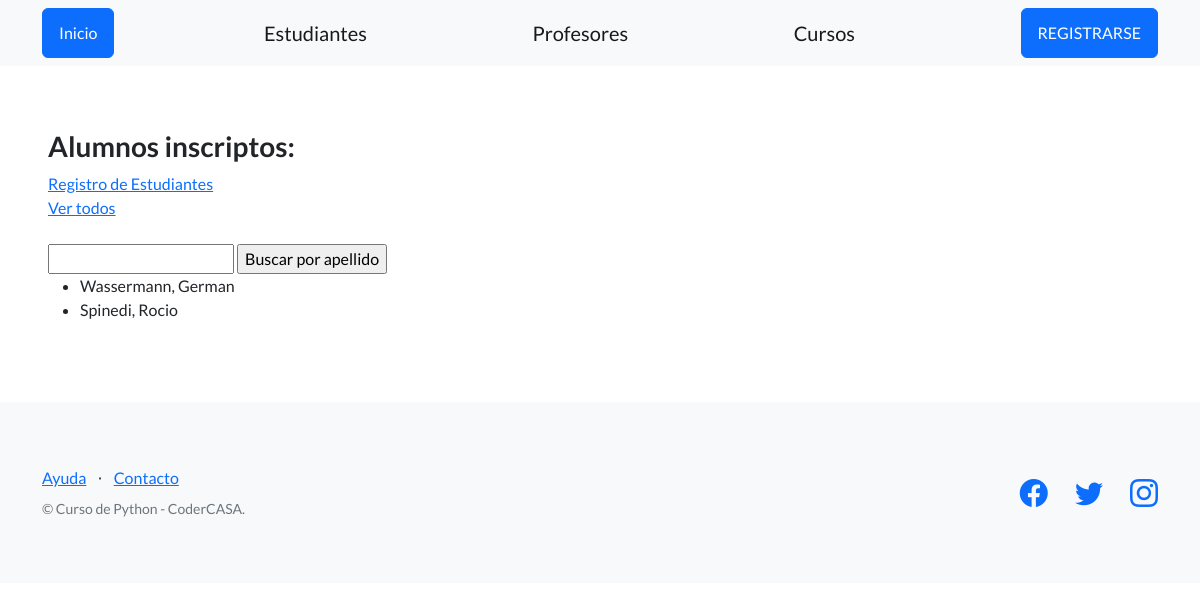
Before: /estudios/estudiantes/ with the older database file.
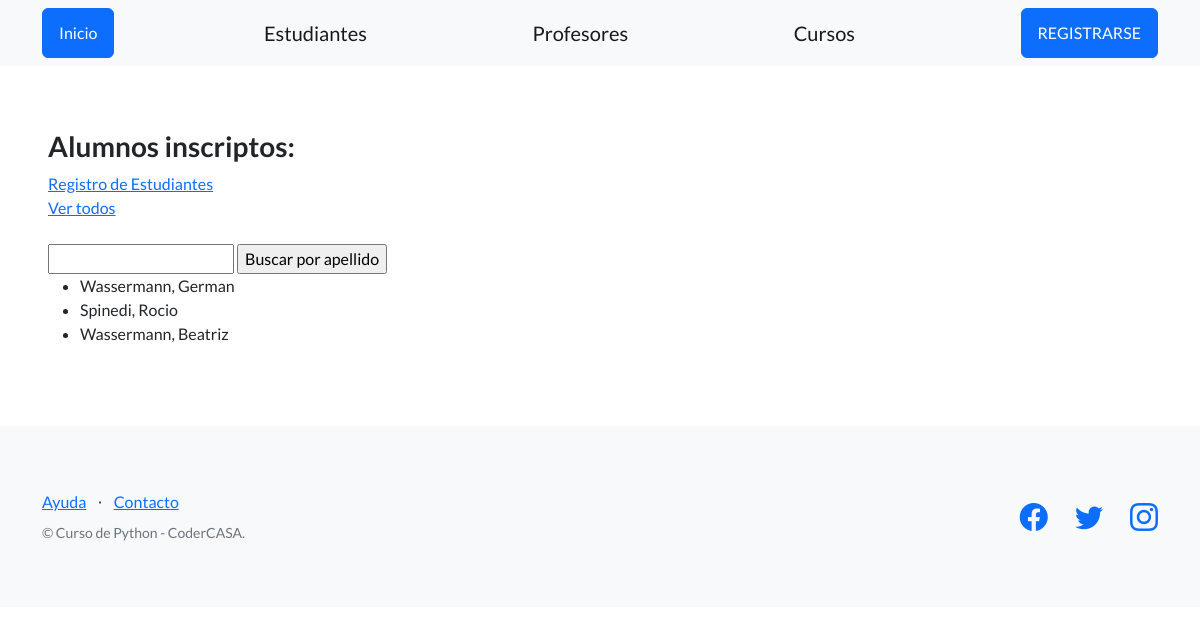
After: the same page with the newer database file.
### control_estudios/models.py (models this page shows, shortened)
class Estudiante(models.Model):
    apellido=models.CharField(max_length=256)
    nombre=models.CharField(max_length=256)
    email=models.EmailField(blank=True)
    telefono=models.CharField(max_length=20,blank=True)
    dni=models.CharField(max_length=32)
    fecha_nacimiento=models.DateField(null=True)

### control_estudios/views.py (the view)
# urls.py: path("estudiantes/",listar_estudiantes, name ="lista_estudiante"),
def listar_estudiantes(request):
    contexto = {
        "estudiantes": Estudiante.objects.all()
    }
    http_response = render(
    request=request,
    template_name='control_estudios/lista_estudiante.html',
    context=contexto,
    )
    return http_response

### control_estudios/templates/control_estudios/lista_estudiante.html (shortened to what this page needs)
{%extends "base.html"%}
{% block contenido %}
    <h3>Alumnos inscriptos:</h3>
    <a href = "{% url 'crear_estudiante' %}"> Registro de Estudiantes <br>
    <a href = "{% url 'lista_estudiante' %}"> Ver todos
    </a>
    <br><br>
    <form action="{% url 'buscar_estudiante' %}" method="post">
      <input type="text" name="busqueda">
      <input type="submit" value="Buscar por apellido">
    </form>
    {% if estudiantes %}
        <ul>
            {% for estudiante in estudiantes %}
                <li>{{ estudiante.apellido }}, {{ estudiante.nombre }}</li>
            {% endfor %}
        </ul>
    {% else %}
        <p>No se encontraron estudiantes.</p>
    {% endif %}
{% endblock contenido %}

Changed rows visible on the page:
added Estudiante: apellido "Wassermann", nombre "Beatriz"
